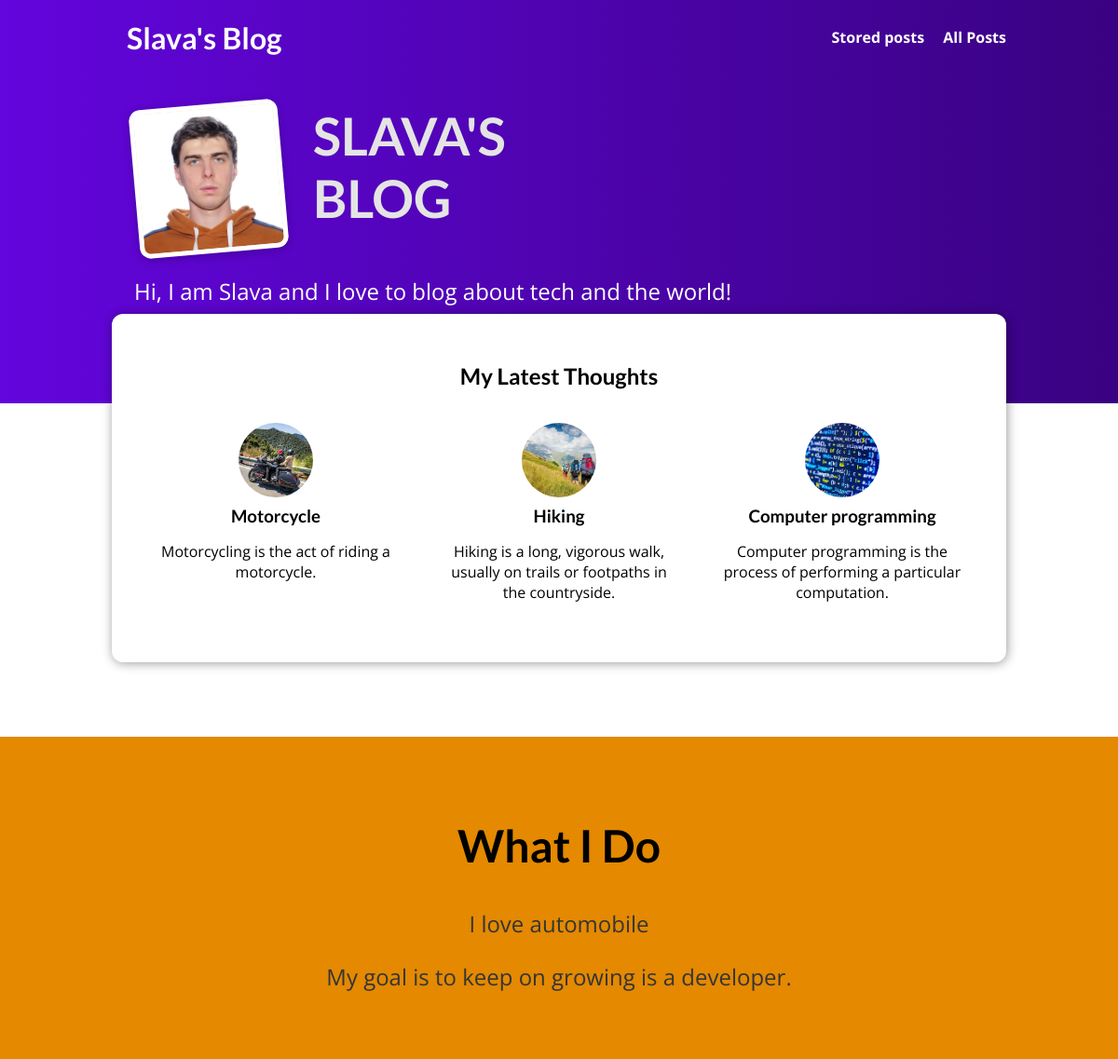
The page / on the database its author committed.
### blog/models.py (models this page shows, shortened)
class Post(models.Model):
    title = models.CharField(max_length=50)
    excerpt = models.CharField(max_length=100)
    image = models.ImageField(upload_to='posts')
    author = models.ForeignKey(
        Author, on_delete=models.SET_NULL, null=True)
    data = models.DateField(default=datetime.now)
    slug = models.SlugField(
        default="", blank=True, null=False, db_index=True)
    content = models.TextField(validators=[MinLengthValidator(10)])
    tag = models.ManyToManyField(Tag)

### blog/views.py (the view)
# urls.py: path("", views.StartingPageView.as_view(), name='starting-page'),
class StartingPageView(ListView):
    template_name = "blog/blog.html"
    model = Post
    ordering = ["-data"]
    context_object_name = "posts"
    def get_queryset(self):
        queryset = super().get_queryset()
        data = queryset[:3]
        return data

### blog/templates/blog/blog.html (shortened to what this page needs)
{% extends 'base.html' %}
{% load static %}
{% block css_files %}
    <link rel="stylesheet" href="{% static 'blog/post.css' %}">
    <link rel="stylesheet" href="{% static 'blog/blog.css' %}">
{% endblock css_files %}
{% block content %}
    <section id = "welcome">
        <header>
            <img src="{% static 'blog/images/Viachaslau.jpg' %}" alt="Slava - The Author of This Blog" />
            <h2>SLAVA'S BLOG</h2>
        </header>
        <p>Hi, I am Slava and I love to blog about tech and the world!</p>
    </section>
    <section id = "latest-posts">
       <h2>My Latest Thoughts</h2>
       <ul>
        {% for post in posts %}
        {% include "blog/includes/post.html" %}
        {% endfor %}
       </ul>
    </section>
    <section id="about">
        <h2>What I Do</h2>
        <p>
            I love automobile
        </p>
        <p>
            My goal is to keep on growing is a developer.
        </p>
    </section>
{% endblock content %}

### blog/templates/blog/includes/post.html
<li>
    <article class="post">
      <a href="{% url 'post-detail-page' post.slug %}">
          <img src="{{post.image.url}}" alt={{post.title}} />
          <div class="post_content">
              <h3>{{post.title}}</h3>
              <p>
                  {{post.excerpt}}
              </p>
          </div>
      </a>
    </article>
  </li>

### static/app.css (style rules this page uses)
* { box-sizing: border-box; }
html { font-family: 'Open Sans', 'Lato', sans-serif; }
body { margin: 0; }
h1, h2, h3 { font-family: 'Lato', sans-serif; font-weight: bold; }

### blog/static/blog/post.css (style rules this page uses)
.post { display: flex; flex-direction: column; align-items: center; text-align: center; }
.post a { text-decoration: none; color: black; transition: all 0.2s ease; padding: 1rem; }
.post img { width: 5rem; height: 5rem; object-fit: cover; border-radius: 50%; }
.post h3 { margin: 0.25rem 0; }

### blog/static/blog/blog.css (style rules this page uses)
#welcome { background: linear-gradient(to right, #6305dd, #390281); padding: 1rem 12% 5rem; }
#welcome header { display: flex; align-items: flex-start; margin: 1rem auto; }
#welcome img { width: 10rem; height: 10rem; object-fit: cover; object-position: top; border: 5px solid white; border-radius: 12px; background-color: #ffe1bf; transform: rotateZ(-5deg); box-shadow: 0 2px 8px rgba(0, 0, 0, 0.25); }
#welcome h2 { font-size: 3.5rem; margin: 0 0 0 2rem; color: #e4e4e4; width: 10rem; }
#welcome p { color: white; font-size: 1.5rem; }
#latest-posts { background-color: white; padding: 2rem; border-radius: 12px; width: 60rem; margin: -6rem auto 2rem auto; box-shadow: 1px 1px 12px rgba(0, 0, 0, 0.4); }
#latest-posts h2 { text-align: center; }
#latest-posts ul { list-style: none; margin: 0; padding: 0; display: flex; gap: 1rem; }
#latest-posts li { flex: 1; }
#about { text-align: center; padding: 3rem; background-color: #e48900; margin-top: 5rem; }
#about h2 { font-size: 3rem; }
#about p { font-size: 1.5rem; color: #353535; }

### rows shown on the page
Post: image (picture), title "Motorcycle", excerpt "Motorcycling is the act of riding a motorcycle."
Post: image (picture), title "Hiking", excerpt "Hiking is a long, vigorous walk, usually on trails or footpaths in the countryside."
Post: image (picture), title "Computer programming", excerpt "Computer programming is the process of performing a particular computation."
